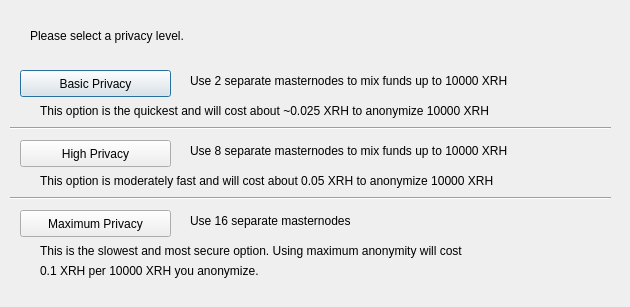
<?xml version="1.0" encoding="UTF-8"?>
<ui version="4.0">
 <class>ObfuscationConfig</class>
 <widget class="QDialog" name="ObfuscationConfig">
  <property name="geometry">
   <rect>
    <x>0</x>
    <y>0</y>
    <width>630</width>
    <height>307</height>
   </rect>
  </property>
  <property name="windowTitle">
   <string>Configure Obfuscation</string>
  </property>
  <widget class="QPushButton" name="buttonBasic">
   <property name="geometry">
    <rect>
     <x>20</x>
     <y>70</y>
     <width>151</width>
     <height>27</height>
    </rect>
   </property>
   <property name="text">
    <string>Basic Privacy</string>
   </property>
  </widget>
  <widget class="QPushButton" name="buttonHigh">
   <property name="geometry">
    <rect>
     <x>20</x>
     <y>140</y>
     <width>151</width>
     <height>27</height>
    </rect>
   </property>
   <property name="text">
    <string>High Privacy</string>
   </property>
  </widget>
  <widget class="QPushButton" name="buttonMax">
   <property name="geometry">
    <rect>
     <x>20</x>
     <y>210</y>
     <width>151</width>
     <height>27</height>
    </rect>
   </property>
   <property name="text">
    <string>Maximum Privacy</string>
   </property>
  </widget>
  <widget class="QLabel" name="label">
   <property name="geometry">
    <rect>
     <x>30</x>
     <y>20</y>
     <width>571</width>
     <height>31</height>
    </rect>
   </property>
   <property name="text">
    <string>Please select a privacy level.</string>
   </property>
  </widget>
  <widget class="QLabel" name="label_2">
   <property name="geometry">
    <rect>
     <x>190</x>
     <y>70</y>
     <width>421</width>
     <height>21</height>
    </rect>
   </property>
   <property name="text">
    <string>Use 2 separate masternodes to mix funds up to 10000 XRH</string>
   </property>
  </widget>
  <widget class="QLabel" name="label_3">
   <property name="geometry">
    <rect>
     <x>190</x>
     <y>140</y>
     <width>411</width>
     <height>21</height>
    </rect>
   </property>
   <property name="text">
    <string>Use 8 separate masternodes to mix funds up to 10000 XRH</string>
   </property>
  </widget>
  <widget class="QLabel" name="label_4">
   <property name="geometry">
    <rect>
     <x>190</x>
     <y>210</y>
     <width>421</width>
     <height>21</height>
    </rect>
   </property>
   <property name="text">
    <string>Use 16 separate masternodes</string>
   </property>
  </widget>
  <widget class="QLabel" name="label_6">
   <property name="geometry">
    <rect>
     <x>40</x>
     <y>100</y>
     <width>561</width>
     <height>21</height>
    </rect>
   </property>
   <property name="text">
    <string>This option is the quickest and will cost about ~0.025 XRH to anonymize 10000 XRH</string>
   </property>
  </widget>
  <widget class="QLabel" name="label_7">
   <property name="geometry">
    <rect>
     <x>40</x>
     <y>170</y>
     <width>561</width>
     <height>21</height>
    </rect>
   </property>
   <property name="text">
    <string>This option is moderately fast and will cost about 0.05 XRH to anonymize 10000 XRH</string>
   </property>
  </widget>
  <widget class="QLabel" name="label_8">
   <property name="geometry">
    <rect>
     <x>40</x>
     <y>240</y>
     <width>561</width>
     <height>21</height>
    </rect>
   </property>
   <property name="text">
    <string>This is the slowest and most secure option. Using maximum anonymity will cost</string>
   </property>
  </widget>
  <widget class="QLabel" name="label_9">
   <property name="geometry">
    <rect>
     <x>40</x>
     <y>260</y>
     <width>561</width>
     <height>21</height>
    </rect>
   </property>
   <property name="text">
    <string>0.1 XRH per 10000 XRH you anonymize.</string>
   </property>
  </widget>
  <widget class="Line" name="line">
   <property name="geometry">
    <rect>
     <x>10</x>
     <y>120</y>
     <width>601</width>
     <height>16</height>
    </rect>
   </property>
   <property name="orientation">
    <enum>Qt::Horizontal</enum>
   </property>
  </widget>
  <widget class="Line" name="line_2">
   <property name="geometry">
    <rect>
     <x>10</x>
     <y>190</y>
     <width>601</width>
     <height>16</height>
    </rect>
   </property>
   <property name="orientation">
    <enum>Qt::Horizontal</enum>
   </property>
  </widget>
 </widget>
 <resources/>
 <connections/>
</ui>
